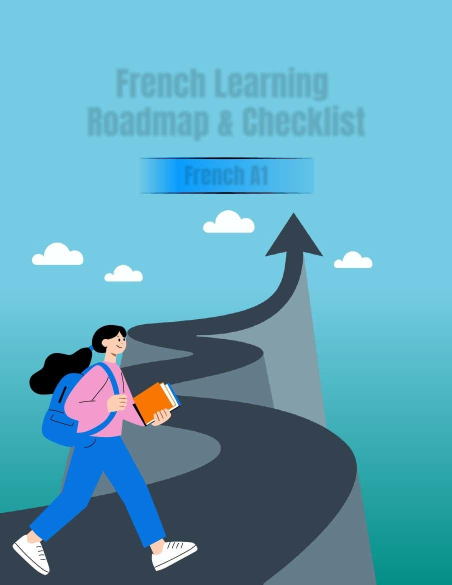
#> input picture scribd_raw/images/1.jpg, 904 x 1169 px, found by its file name (shown at 1/2 size)
$ python build_b2_cover.py
#> lines starting #> are read from the running program, lines starting #| are printed output that depends on the picture
import os
from PIL import Image, ImageDraw, ImageFont

def generate_b2_cover(src_path=None, dst_path=None):
    base_dir = os.path.dirname(os.path.abspath(__file__))
    if src_path is None:
        src_path = os.path.join(base_dir, "scribd_raw", "images", "1.jpg")
    if dst_path is None:
        dst_path = os.path.join(base_dir, "scribd_raw", "images", "1_b2.jpg")

    im = Image.open(src_path).convert("RGB")
#> im is the input picture: PIL image 904x1169 RGB; mean R, G, B 94.9, 163.1, 186.1
    draw = ImageDraw.Draw(im)

    # Deep ruby crimson background: #9f1239
    pill_box = (365, 324, 538, 376)
    draw.rounded_rectangle(pill_box, radius=10, fill="#9f1239")

    font = None
    for font_path in [
        "/System/Library/Fonts/Supplemental/Trebuchet MS Bold.ttf",
        "/System/Library/Fonts/Supplemental/Verdana Bold.ttf",
        "/System/Library/Fonts/Supplemental/Arial Bold.ttf",
        "/Library/Fonts/Arial Bold.ttf"
    ]:
        if os.path.exists(font_path):
            try:
                font = ImageFont.truetype(font_path, 34)
                break
            except Exception:
                continue
    if font is None:
        font = ImageFont.load_default()

    text = "French B2"
    bbox = draw.textbbox((0, 0), text, font=font)
#> bbox = (0, 2, 49, 10)
    text_w = bbox[2] - bbox[0]
#> text_w = 49
    text_h = bbox[3] - bbox[1]
#> text_h = 8

    text_x = pill_box[0] + (pill_box[2] - pill_box[0] - text_w) / 2 - bbox[0]
#> text_x = 427
    text_y = pill_box[1] + (pill_box[3] - pill_box[1] - text_h) / 2 - bbox[1]
#> text_y = 344

    draw.text((text_x, text_y), text, fill="#ffffff", font=font)

    os.makedirs(os.path.dirname(dst_path), exist_ok=True)
    im.save(dst_path, quality=95)
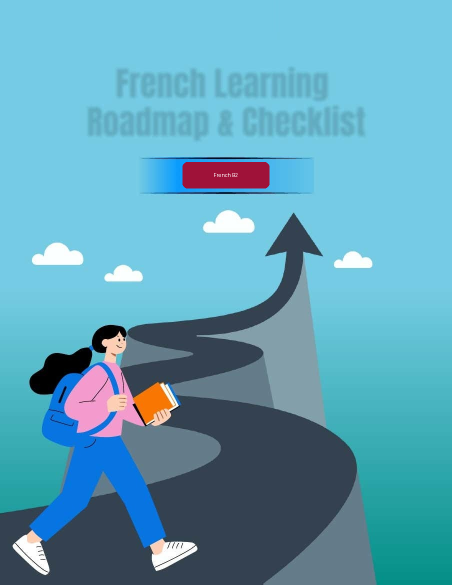
#> saved as 1_b2.jpg: PIL image 904x1169 RGB (shown at 1/2 size); mean R, G, B 95.9, 161.9, 184.7
    print("Generated:", dst_path)
    return dst_path

if __name__ == "__main__":
    generate_b2_cover()

$ run again, with scribd_raw/images/10.jpg copied over scribd_raw/images/1.jpg
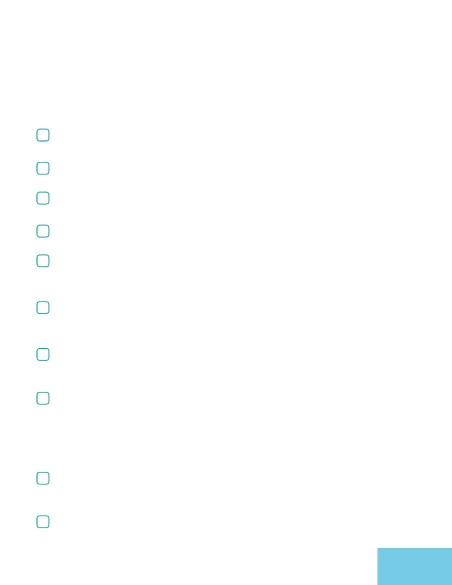
#> input picture scribd_raw/images/10.jpg, 904 x 1169 px, found by its file name (shown at 1/2 size)
#> in generate_b2_cover, im is the input picture: PIL image 904x1169 RGB; mean R, G, B 253.2, 254.3, 254.5
#> bbox = (0, 2, 49, 10)
#> text_w = 49
#> text_h = 8
#> text_x = 427
#> text_y = 344
#> in generate_b2_cover, `im.save(dst_path, quality=95)`:
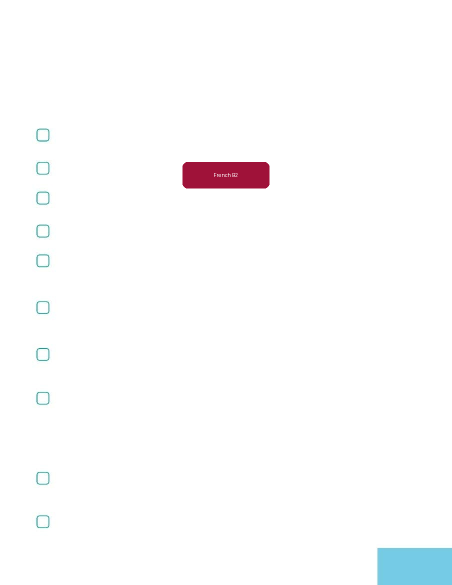
#> saved as 1_b2.jpg: PIL image 904x1169 RGB (shown at 1/2 size); mean R, G, B 252.4, 252.3, 252.8
